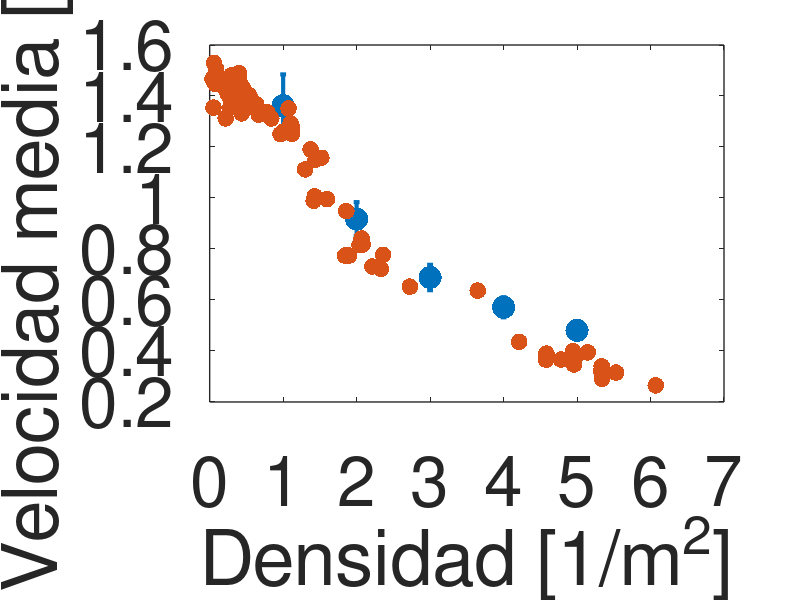

MATLAB code to generate this figure:
densidad = [1,2,3,4,5];

v3 = [1.362326836,0.917232966,0.688207558,0.571498808,0.480730707];
e3 = [0.122355629,0.066491124,0.049723485,0.039367948,0.033207935];

mori_tsuka_d = [0.0386542,0.0518545,0.0590174,0.0774875,0.0880273,0.10706,0.175134,0.199846,0.21742,0.24313,0.263084,0.281477,0.281963,0.287259,0.292913,0.297364,0.331823,0.335865,0.336095,0.40051,0.404987,0.433664,0.437552,0.443181,0.448629,0.472088,0.536196,0.540468,0.570143,0.633459,0.643026,0.667124,0.78452,0.837935,0.964181,1.00828,1.07298,1.10153,1.12054,1.12087,1.29951,1.37382,1.41516,1.43005,1.44169,1.51997,1.59603,1.84233,1.85927,1.89608,2.03831,2.06796,2.08231,2.21311,2.33025,2.36029,2.72511,3.64836,4.21252,4.57806,4.58325,4.78327,4.91523,4.94495,4.95892,4.96902,5.14521,5.32991,5.33505,5.3393,5.53016,6.07186];
mori_tsuka_v = [1.46671,1.35483,1.52959,1.44717,1.50609,1.46687,1.4415,1.46315,1.31202,1.41024,1.4417,1.35339,1.3907,1.42212,1.48104,1.44767,1.46738,1.4026,1.42027,1.48914,1.45773,1.40872,1.33215,1.3891,1.43231,1.35776,1.40306,1.35595,1.3835,1.36794,1.35226,1.32679,1.33688,1.31147,1.2509,1.26082,1.35128,1.29244,1.25126,1.27678,1.11227,1.19097,0.988844,1.00655,1.1499,1.15793,0.995148,0.773854,0.948631,0.773977,0.815533,0.841124,0.817597,0.731509,0.721961,0.777003,0.652184,0.636629,0.435696,0.365853,0.389425,0.366323,0.368589,0.40007,0.347092,0.372638,0.394639,0.320455,0.3401,0.291026,0.315023,0.265217];

scatter(densidad,v3, "filled");
j3 = errorbar(densidad,v3,e3,".");
set (j3, "markersize", 50, "linewidth", 3);
hold on;

scatter(mori_tsuka_d,mori_tsuka_v, 144, "filled");
hold on;

%h = legend ("Simulado","Mori and Tsukaguchi");
%set (h, "fontsize", 50);

%axis([0.13 0.27 0 800]);
%xbounds = xlim();
%set(gca, 'xtick', xbounds(1):0.01:xbounds(2));
%ybounds = ylim();
%set(gca, 'ytick', ybounds(1):50:ybounds(2));

xlabel("Densidad [1/m^2]", "fontsize", 50);
ylabel("Velocidad media [m/s]", "fontsize", 50);
set(gca, "linewidth", 1, "fontsize", 50);
